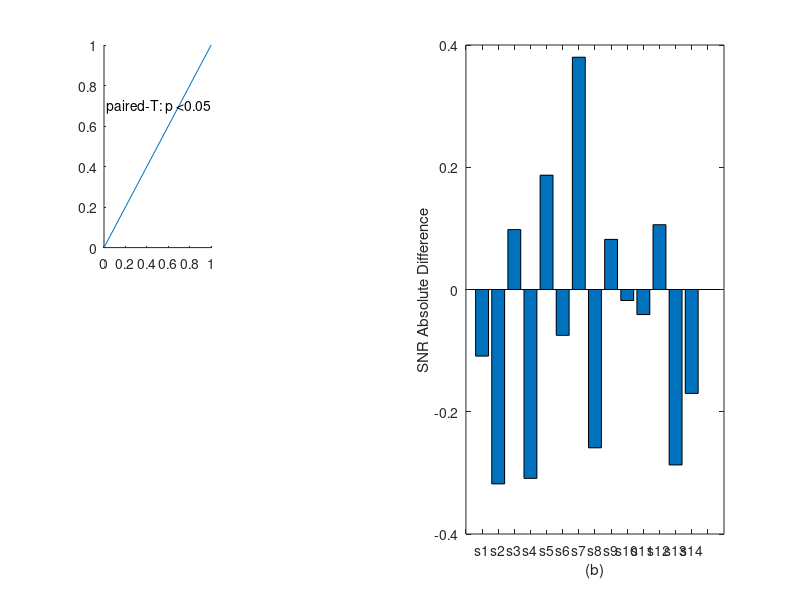
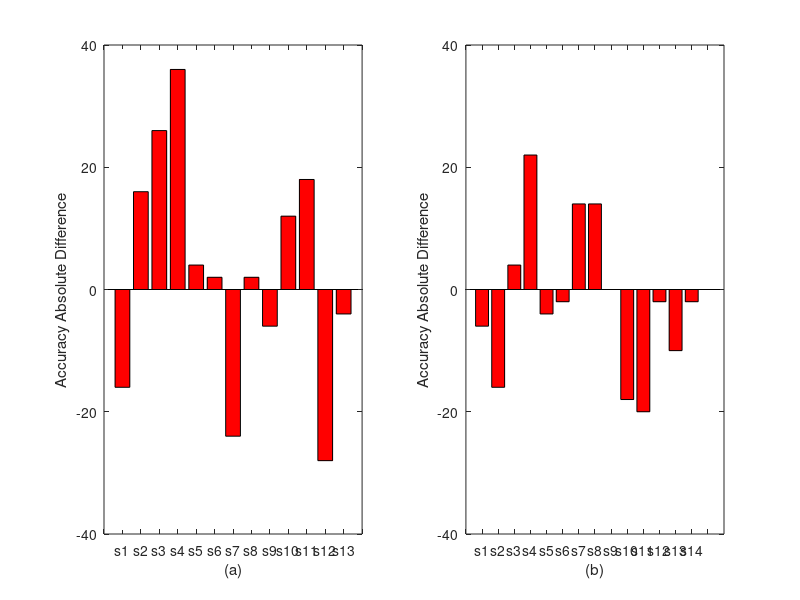

Recreate these plots in MATLAB, in order. (Note: this script raises an error after producing the figures.)
clc;clear;close all
% !!! remember: arrange subject by subject name;
% use 3s and delete subject 12 in Group A
% plot snr change
SNR_low=[...
    1.086	1.482	1.320	1.533	1.688	2.451	1.193	2.958	1.473	1.732	1.836	1.277	1.864
    1.289	1.622	1.359	1.830	1.695	2.594	1.243	3.091	1.404	1.878	2.054	1.569	1.941
    ];
accuracy_low=100*[...
    0.820	0.600	0.340	0.560	0.800	0.980	0.520	0.980	0.340	0.820	0.800	0.720	0.940
    0.660	0.760	0.600	0.920	0.840	1.000	0.280	1.000	0.280	0.940	0.980	0.440	0.900
    ];
SNR_high=[...
    1.467 	1.607 	1.770 	1.855 	1.325 	1.523 	1.554 	1.602 	1.345 	1.294 	1.063 	1.801 	2.385 	1.567;
    1.358 	1.289 	1.868 	1.546 	1.512 	1.448 	1.934 	1.343 	1.427 	1.276 	1.022 	1.907 	2.098 	1.397];
accuracy_high=100*[...
    0.720 	0.820 	0.680 	0.680 	0.660 	0.740 	0.700 	0.500 	0.640 	0.520 	0.540 	0.800 	0.820 	0.720;
    0.660 	0.660 	0.720 	0.900 	0.620 	0.720 	0.840 	0.640 	0.640 	0.340 	0.340 	0.780 	0.720 	0.700 ];
%% plot snr change
SNRlow_change=SNR_low(2,:)-SNR_low(1,:);
SNRhigh_change=SNR_high(2,:)-SNR_high(1,:);
figure 
subplot(1,2,1)
bar(SNRlow_change);
ylim([-0.4 0.4])
xticks([0:14])
xticklabels({' ','s1','s2','s3','s4','s5','s6','s7','s8','s9','s10','s11','s12','s13',' '});
xlabel('(a)')
ylabel('SNR Absolute Difference');
subplot(1,2,2)
bar(SNRhigh_change);
xticks([0:15])
xticklabels({' ','s1','s2','s3','s4','s5','s6','s7','s8','s9','s10','s11','s12','s13','s14',' '});
xlabel('(b)')
ylabel('SNR Absolute Difference');
%%
acclow_change=accuracy_low(2,:)-accuracy_low(1,:);
acchigh_change=accuracy_high(2,:)-accuracy_high(1,:);
figure 
subplot(1,2,1)
bar(acclow_change,'r');
ylim([-40 40])
xticks([0:14])
xticklabels({' ','s1','s2','s3','s4','s5','s6','s7','s8','s9','s10','s11','s12','s13',' '});
xlabel('(a)')
ylabel('Accuracy Absolute Difference');
subplot(1,2,2)
bar(acchigh_change,'r');
xticks([0:15])
ylim([-40 40])
xticklabels({' ','s1','s2','s3','s4','s5','s6','s7','s8','s9','s10','s11','s12','s13','s14',' '});
xlabel('(b)')
ylabel('Accuracy Absolute Difference');

%% not so related code

clc;clear;close all
% access the SSVEP performances in different window length
lowstimNo=[7.06 	7.50 	8.00 	8.57 	9.23 	10.00 	10.91 	12.00 	13.33 	15.00];
highstimNo=17:2:35;
winlen=4;


figure(1) % accuracy
% refline
for timelen=1:winlen % second
    for nbexp=1:2 % 1 for low; 2 for high
        subplot(2,winlen,4*(nbexp-1)+timelen)
        if (4*(nbexp-1)+timelen)==1
            text(0.02,0.7,'paired-T: p <0.05','units','normalized')
        end
        
        x1 = [0 1];
        y1 = [0 1];
        pl = line(x1,y1);
        pl.Color = 'black';
        pl.LineWidth=2;
        hold on
        switch nbexp
            case 1
                scatter (accuracyCOM_low_before(:,timelen),accuracyCOM_low_after(:,timelen),'filled' )
                text(0.125,0.875,[num2str(round(length(find(accuracyCOM_low_after(:,timelen)>accuracyCOM_low_before(:,timelen)))/14,4)*100),'%'],'Units','Normalized','Color','r','fontsize',12)
                text(0.7,0.125,[num2str(round(length(find(accuracyCOM_low_after(:,timelen)<accuracyCOM_low_before(:,timelen)))/14,4)*100),'%'],'Units','Normalized','Color','r','fontsize',12)
                xlabel('Low-rate SSVEP 1','fontsize',12)
                ylabel('Low-rate SSVEP 2','fontsize',12)
                title(['Win. Length = ', num2str(timelen),'.0s'],'fontsize',10)
                hold off
            case 2
                scatter (accuracyCOM_high_before(:,timelen),accuracyCOM_high_after(:,timelen),'filled' )
                text(0.125,0.875,[num2str(round(length(find(accuracyCOM_high_after(:,timelen)>accuracyCOM_high_before(:,timelen)))/14,4)*100),'%'],'Units','Normalized','Color','r','fontsize',12)
                text(0.7,0.125,[num2str(round(length(find(accuracyCOM_high_after(:,timelen)<accuracyCOM_high_before(:,timelen)))/14,4)*100),'%'],'Units','Normalized','Color','r','fontsize',12)
                xlabel('High-rate SSVEP 1','fontsize',12)
                ylabel('High-rate SSVEP 2','fontsize',12)
                title(['Win. Length = ', num2str(timelen),'.0s'],'fontsize',10)
                hold off
        end
    end
end

figure(2) % SNR
for timelen=1:winlen % second
    for nbexp=1:2 % 1 for low; 2 for high
        subplot(2,winlen,4*(nbexp-1)+timelen)
        if (4*(nbexp-1)+timelen)==1
            text(0.02,0.7,'paired-T: p <0.001','units','normalized')
        end
        if (4*(nbexp-1)+timelen)==2
            text(0.02,0.7,'paired-T: p <0.001','units','normalized')
        end
        if (4*(nbexp-1)+timelen)==3
            text(0.02,0.7,'paired-T: p <0.001','units','normalized')
        end
        if (4*(nbexp-1)+timelen)==4
            text(0.02,0.7,'paired-T: p <0.05','units','normalized')
        end
        
        switch nbexp
            case 1
                x1 = [0 4];
                y1 = [0 4];
                p1 = line(x1,y1);
                p1.Color = 'black';
                p1.LineWidth=2;
                hold on
                scatter (SNRCOM_low_before(:,timelen),SNRCOM_low_after(:,timelen),'filled' )
                text(0.125,0.875,[num2str(round(length(find(SNRCOM_low_after(:,timelen)>SNRCOM_low_before(:,timelen)))/14,4)*100),'%'],'Units','Normalized','Color','r','fontsize',12)
                text(0.7,0.125,[num2str(round(length(find(SNRCOM_low_after(:,timelen)<SNRCOM_low_before(:,timelen)))/14,4)*100),'%'],'Units','Normalized','Color','r','fontsize',12)
                xlabel('Low-rate SSVEP 1','fontsize',12)
                ylabel('Low-rate SSVEP 2','fontsize',12)
                xlim = [0 4];
                ylim = [0 4];
                title(['Win. Length = ', num2str(timelen),'.0s'],'fontsize',10)
                hold off
            case 2
                x2 = [0 4];
                y2 = [0 4];
                p2 = line(x2,y2);
                p2.Color = 'black';
                p2.LineWidth=2;
                hold on
                scatter (SNRCOM_high_before(:,timelen),SNRCOM_high_after(:,timelen),'filled' )
                text(0.125,0.875,[num2str(round(length(find(SNRCOM_high_after(:,timelen)>SNRCOM_high_before(:,timelen)))/14,4)*100),'%'],'Units','Normalized','Color','r','fontsize',12)
                text(0.7,0.125,[num2str(round(length(find(SNRCOM_high_after(:,timelen)<SNRCOM_high_before(:,timelen)))/14,4)*100),'%'],'Units','Normalized','Color','r','fontsize',12)
                xlabel('High-rate SSVEP 1','fontsize',12)
                ylabel('High-rate SSVEP 2','fontsize',12)
                xlim = [0 4];
                ylim = [0 4];
                title(['Win. Length = ', num2str(timelen),'.0s'],'fontsize',10)
                hold off
        end
    end
end
